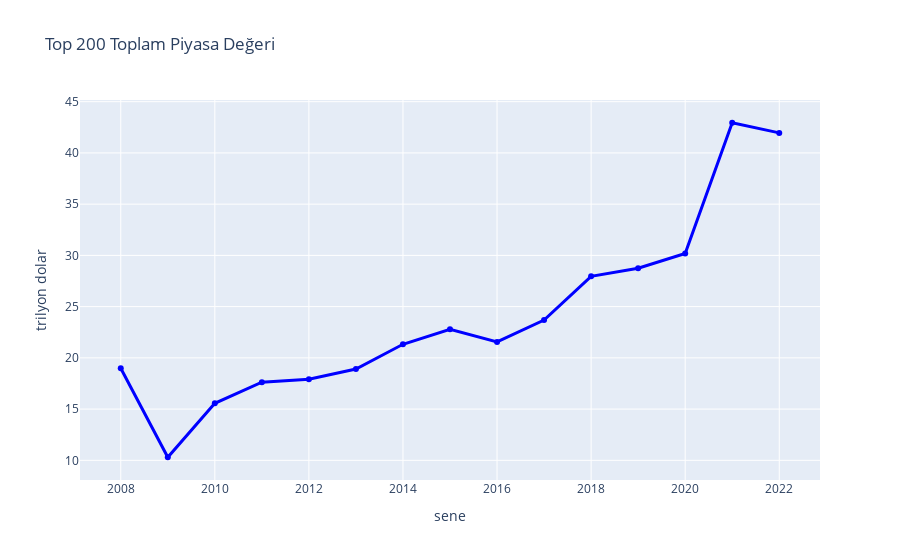

Here is the notebook cell this chart was saved with:
### Code cell
dfs = [globals()[f"df_{i}"] for i in range(8, 23)]

market_values = []
for df in dfs:
    market_values.append(df['Market_Value'].sum())

a = list(range(2008,2023))
mv = [x/1000000 for x in market_values]

fig_genel = go.Figure(
    layout=dict(
        title="Top 200 Toplam Piyasa Değeri",
        
        xaxis_title='sene',
        yaxis_title='trilyon dolar',
    ), 
)

fig_genel.add_trace(go.Scatter(x=a, y=mv, name='piyasa değeri', line=dict(width=3, color='blue')))

fig_genel.show()

### Figure 1 — Plotly figure (JSON) as saved in the notebook; plotly's stock layout.template omitted (floating-point values rounded to 4 significant figures)
{"data": [{"line": {"color": "blue", "width": 3}, "name": "piyasa değeri", "type": "scatter", "x": [2008, 2009, 2010, 2011, 2012, 2013, 2014, 2015, 2016, 2017, 2018, 2019, 2020, 2021, 2022], "y": [18.99, 10.3, 15.57, 17.63, 17.92, 18.91, 21.33, 22.79, 21.56, 23.69, 27.96, 28.74, 30.18, 42.94, 41.96]}], "layout": {"title": {"text": "Top 200 Toplam Piyasa Değeri"}, "xaxis": {"title": {"text": "sene"}}, "yaxis": {"title": {"text": "trilyon dolar"}}}}
